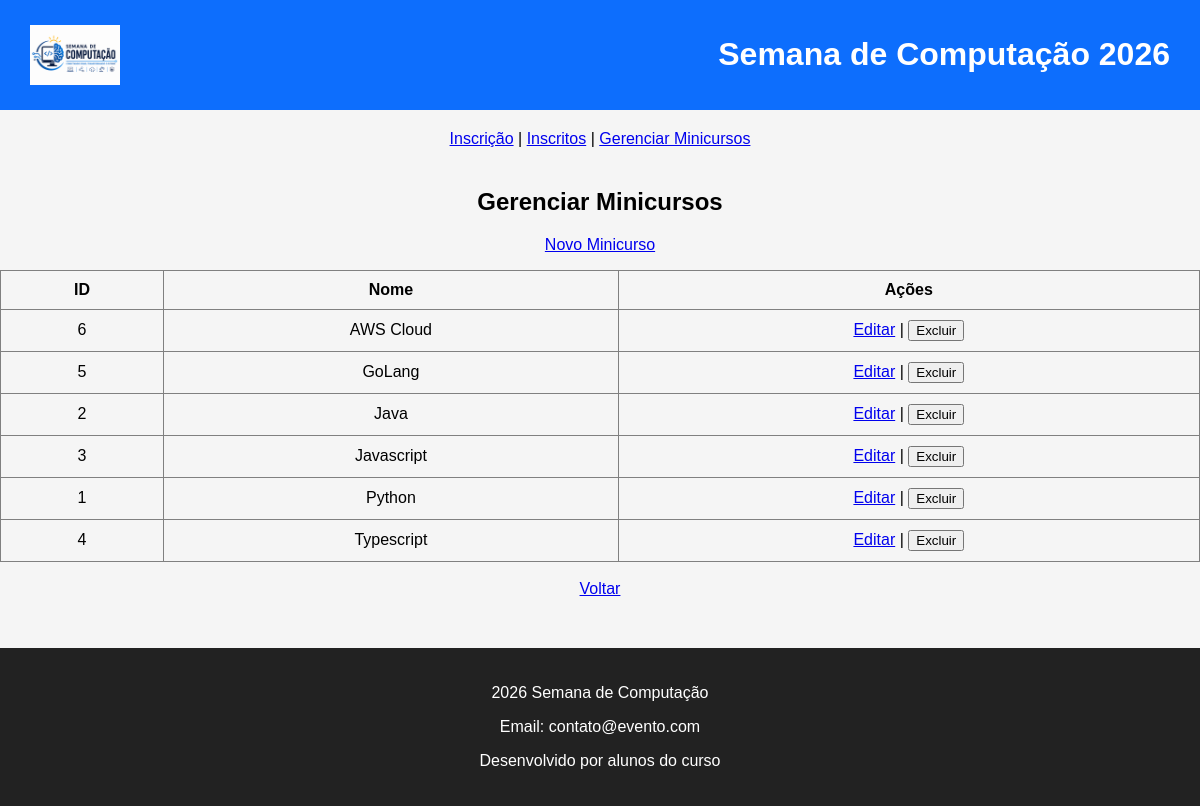
The page /minicursos on the database its author committed.
### tables this page shows
CREATE TABLE minicursos (
                id INTEGER PRIMARY KEY AUTOINCREMENT,
                nome TEXT NOT NULL UNIQUE
            );

### controllers/minicursos_controller.py (the view)
@minicursos_bp.route("/minicursos")
def listar():
    minicursos_lista = MinicursoDAO.find_all()
    return render_template("minicursos/listar.html", minicursos=minicursos_lista)

### app.py (called while the page is built)
@app.before_request
def garantir_token_csrf():
    if "csrf_token" not in session:
        session["csrf_token"] = secrets.token_hex(16)

@app.before_request
def validar_token_csrf():
    if request.method == "POST":
        token_sessao = session.get("csrf_token")
        token_formulario = request.form.get("csrf_token")
        if not token_sessao or token_sessao != token_formulario:
            return render_template("erro.html", mensagem="Ação de segurança: Token CSRF inválido ou ausente."), 400

@app.context_processor
def injetar_funcao_csrf():
    return dict(csrf_token=lambda: session.get("csrf_token", ""))

### dao/db_connection.py (called while the page is built)
def obter_conexao():
    conexao = sqlite3.connect(DB_PATH)
    conexao.execute("PRAGMA foreign_keys = ON;")
    return conexao

### dao/minicurso_dao.py (called while the page is built)
    @staticmethod
    def find_all():
        conexao = obter_conexao()
        cursor = conexao.execute("SELECT id, nome FROM minicursos ORDER BY nome")
        linhas = cursor.fetchall()
        conexao.close()
        return [Minicurso(id=linha[0], nome=linha[1]) for linha in linhas]

### templates/minicursos/listar.html (shortened to what this page needs)
{% extends "layout.html" %}
{% block body %}
<h2>Gerenciar Minicursos</h2>
<p style="text-align: center;">
  <a href="{{ url_for('minicursos.criar') }}">Novo Minicurso</a>
</p>
<table border="1">
    <tr>
        <th scope="col">ID</th>
        <th scope="col">Nome</th>
        <th scope="col">Ações</th>
    </tr>
    {% for minicurso in minicursos %}
    <tr>
        <td>{{ minicurso.id }}</td>
        <td>{{ minicurso.nome }}</td>
        <td>
           <a href="{{ url_for('minicursos.editar', minicurso_id=minicurso.id) }}">Editar</a>
           |
           <form action="{{ url_for('minicursos.excluir') }}" method="POST" style="display:inline;">
             <button type="submit" aria-label="Excluir minicurso {{ minicurso.nome }}"
                     onclick="return confirm('Deseja realmente excluir o minicurso {{ minicurso.nome }}?')">
                 Excluir
             </button>
           </form>
        </td>
    </tr>
    {% else %}
    <tr>
        <td colspan="3" style="text-align: center;">Nenhum minicurso cadastrado.</td>
    </tr>
    {% endfor %}
</table>
<br>
<div style="text-align: center;">
  <a href="{{ url_for('inscritos.index') }}">Voltar</a>
</div>
{% endblock %}

### static/css/estilo.css (style rules this page uses)
body { font-family: Arial, Helvetica, sans-serif; margin: 0; background-color: #f5f5f5; }
table { width: 100%; border-collapse: collapse; }
th, td { padding: 10px; text-align: center; }
h2 , p { text-align: center; }

### rows shown on the page
minicursos: id "6", nome "AWS Cloud"
minicursos: id "5", nome "GoLang"
minicursos: id "2", nome "Java"
minicursos: id "3", nome "Javascript"
minicursos: id "1", nome "Python"
minicursos: id "4", nome "Typescript"
